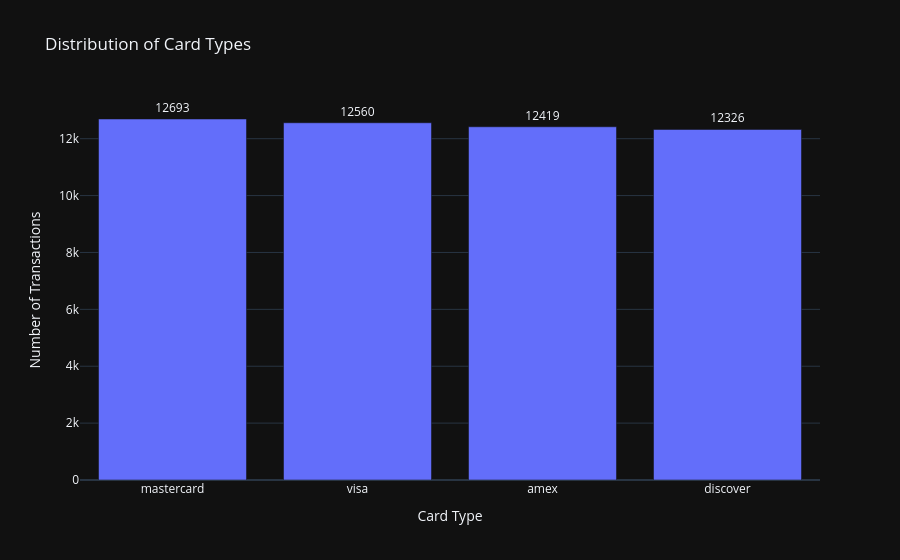

The cell this chart's notebook holds for it:
### Code cell
fig = px.bar(
    card_type_dist,
    x="Card_Type",
    y="Count",
    title="Distribution of Card Types",
    text="Count"
)

fig.update_traces(
    textposition="outside"
)

fig.update_layout(
    xaxis_title="Card Type",
    yaxis_title="Number of Transactions"
)

fig.show()

### Figure 1 — Plotly figure (JSON) as saved in the notebook; plotly's stock layout.template omitted (floating-point values rounded to 4 significant figures)
{"data": [{"hovertemplate": "Card_Type=%{x}<br>Count=%{text}<extra></extra>", "legendgroup": "", "marker": {"color": "#636efa", "pattern": {"shape": ""}}, "name": "", "orientation": "v", "showlegend": false, "text": [12690.0, 12560.0, 12420.0, 12330.0], "textposition": "outside", "x": ["mastercard", "visa", "amex", "discover"], "xaxis": "x", "y": [12693, 12560, 12419, 12326], "yaxis": "y", "type": "bar"}], "layout": {"xaxis": {"anchor": "y", "domain": [0.0, 1.0], "title": {"text": "Card Type"}}, "yaxis": {"anchor": "x", "domain": [0.0, 1.0], "title": {"text": "Number of Transactions"}}, "legend": {"tracegroupgap": 0}, "title": {"text": "Distribution of Card Types"}, "barmode": "relative"}}
